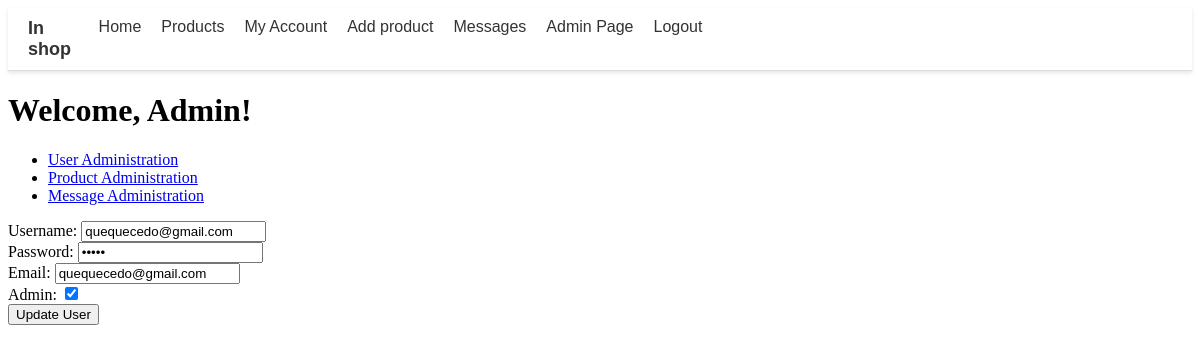
The page /php/admin/edit_user.php?user_id=3 (signed in) on the database its author committed.
### tables this page shows
CREATE TABLE `user` (
  `user_id` int(9) NOT NULL,
  `username` varchar(30) NOT NULL,
  `name` varchar(30) NOT NULL,
  `surname` varchar(30) NOT NULL,
  `email` varchar(50) NOT NULL,
  `password` varchar(30) NOT NULL,
  `admin` tinyint(1) NOT NULL DEFAULT 0
);

### php/admin/edit_user.php (the view, shortened to what this page needs)
<?php
include 'admin_header.php';
$user_id = $_GET['user_id'];
function ft_get_user_info($user_id)
{
    $connexion = ft_create_conexion();
    $sql = "SELECT * FROM user WHERE user_id = ?";
    $stmt = $connexion->prepare($sql);
    $stmt->bind_param("i", $user_id);
    $stmt->execute();
    $result = $stmt->get_result();
    if ($result->num_rows > 0)
    {
        $row = $result->fetch_assoc();
        return $row;
    }
    else
    {
        $connexion->close();
        return false;
    }
}
$user_info = ft_get_user_info($user_id);
if ($_SERVER["REQUEST_METHOD"] == "POST")
{
    $user_id = $_POST['user_id'];
    $username = $_POST['username'];
    $password = $_POST['password'];
    $email = $_POST['email'];
    $admin = isset($_POST['admin']) ? 1 : 0;
    if (ft_update_user_info($user_id, $username, $password, $email, $admin))
    {
        echo "
        <script type='text/javascript'>
        alert('User updated');
        </script>";
        header("Location: user_admin.php");
    }
    else
    {
        echo "Error updating user";
    }
}
else
{
    $user_id = $_GET['user_id'];
    $user_info = ft_get_user_info($user_id);
}
?>
<form method="post">
    Username: <input type="text" name="username" value="<?php echo $user_info['username']; ?>"><br>
    Password: <input type="password" name="password" value="<?php echo $user_info['password']; ?>"><br>
    Email: <input type="email" name="email" value="<?php echo $user_info['email']; ?>"><br>
    Admin: <input type="checkbox" name="admin" <?php if ($user_info['admin'] == 1) echo "checked"; ?>><br>
    <input type="submit" value="Update User">
</form>

### rows shown on the page
user: username "quequecedo@gmail.com", email "quequecedo@gmail.com", admin "☑"
